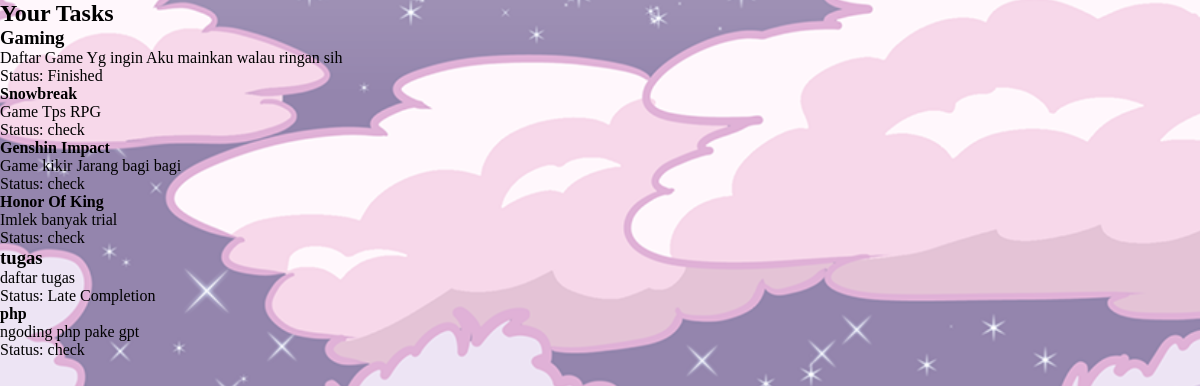
The page /tester.php (signed in) on the database its author committed.
### tables this page shows
CREATE TABLE `task` (
  `task_id` int(10) UNSIGNED NOT NULL,
  `user_id` int(10) UNSIGNED NOT NULL,
  `judul` varchar(255) NOT NULL,
  `deskripsi` text DEFAULT NULL,
  `status` enum('Finished','On Progress','Not Cleared','Late Completion') NOT NULL DEFAULT 'On Progress',
  `deadline` date DEFAULT NULL
);

CREATE TABLE `subtask` (
  `subtask_id` int(10) UNSIGNED NOT NULL,
  `task_id` int(10) UNSIGNED NOT NULL,
  `judul` varchar(255) NOT NULL,
  `deskripsi` text DEFAULT NULL,
  `status` enum('check','not check') NOT NULL DEFAULT 'not check'
);

### tester.php (the view, shortened to what this page needs)
<?php
include 'config/koneksi.php';
$userId = $_SESSION['user_id'];
$sqlTask = "SELECT * FROM task WHERE user_id = ?";
$stmtTask = $conn->prepare($sqlTask);
$stmtTask->bind_param("i", $userId);
$stmtTask->execute();
$resultTask = $stmtTask->get_result();
?>
<!DOCTYPE html>
<html lang="en">
<head>
    <link rel="stylesheet" href="css/style.css">
</head>
<body>
    <div class="container">
        <h2>Your Tasks</h2>
        <?php if ($resultTask->num_rows > 0): ?>
            <ul>
                <?php while ($task = $resultTask->fetch_assoc()): ?>
                    <li>
                        <h3><?php echo htmlspecialchars($task['judul']); ?></h3>
                        <p><?php echo htmlspecialchars($task['deskripsi']); ?></p>
                        <p>Status: <?php echo htmlspecialchars($task['status']); ?></p>
                        <?php
                        $taskId = $task['task_id'];
                        $sqlSubtask = "SELECT * FROM subtask WHERE task_id = ?";
                        $stmtSubtask = $conn->prepare($sqlSubtask);
                        $stmtSubtask->bind_param("i", $taskId);
                        $stmtSubtask->execute();
                        $resultSubtask = $stmtSubtask->get_result();
                        ?>
                        <?php if ($resultSubtask->num_rows > 0): ?>
                            <ul>
                                <?php while ($subtask = $resultSubtask->fetch_assoc()): ?>
                                    <li>
                                        <strong><?php echo htmlspecialchars($subtask['judul']); ?></strong>
                                        <p><?php echo htmlspecialchars($subtask['deskripsi']); ?></p>
                                        <p>Status: <?php echo htmlspecialchars($subtask['status']); ?></p>
                                    </li>
                                <?php endwhile; ?>
                            </ul>
                        <?php else: ?>
                            <p>No subtasks available.</p>
                        <?php endif; ?>
                    </li>
                <?php endwhile; ?>
            </ul>
        <?php else: ?>
            <p>No tasks available.</p>
        <?php endif; ?>
    </div>
</body>
</html>

### css/style.css (style rules this page uses)
* { margin: 0; padding: 0; box-sizing: border-box; }
body { overflow: hidden; font-family: 'Press Start 2P', cursive; }
body::before { content: ""; position: absolute; top: 0; left: 0; width: 100%; height: 100%; background-image: url(../asset/Background.png); background-attachment: fixed; background-size: cover; background-position: center; opacity: 0.5; z-index: -1000; }

### rows shown on the page
task: judul "Gaming", deskripsi "Daftar Game Yg ingin Aku mainkan walau ringan sih", status "Finished"
subtask: judul "Snowbreak", deskripsi "Game Tps RPG", status "check"
subtask: judul "Genshin Impact", deskripsi "Game kikir Jarang bagi bagi", status "check"
subtask: judul "Honor Of King", deskripsi "Imlek banyak trial", status "check"
task: judul "tugas", deskripsi "daftar tugas", status "Late Completion"
subtask: judul "php", deskripsi "ngoding php pake gpt", status "check"
